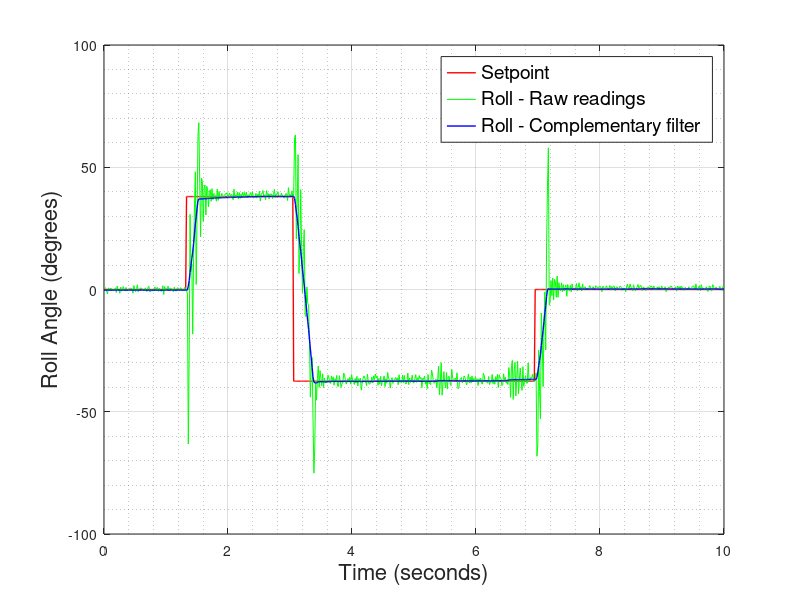

The MATLAB script that drew this image:
close all
clear all

% Read IMU measurements
%IMU = load('SPHERE_IMU_Measurements.txt');
IMU = load('Measurements/servo_response13.txt');

%Check the size of received array 
[m,n] = size(IMU);

roll_raw = IMU(:,1)-1;
roll = IMU(:,2)-1;
control_val = IMU(:,3);
time = linspace(0,10,m);
roll_raw_movmean = movmean(roll_raw, 15);
roll_movmean = movmean(roll, 3);



figure(1)
plot(time, control_val,'r', 'LineWidth', 1) %print setpoint
hold on
plot(time, roll_raw,'g', 'LineWidth', 0.5) %plot raw readings
%plot(time, roll_movmean,'b', 'LineWidth', 1)
plot(time, roll,'b', 'LineWidth', 1)
%plot(time, roll_raw_movmean,'g')
%title('Servo response to different control values')
legend('Setpoint', 'Roll - Raw readings', 'Roll - Complementary filter', 'FontSize',14)
ylabel('Roll Angle (degrees)','FontSize',16) 
xlabel('Time (seconds)', 'FontSize',16) 
grid on
grid minor

